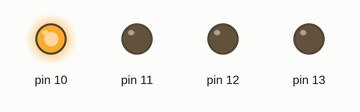
The sketch below on a simulated Arduino Uno, built with avr-gcc and run on an emulated ATmega328P. Shown: output pins drawn as LEDs (lit = HIGH).

Above: at 0.2 s.
At 1.2 s:
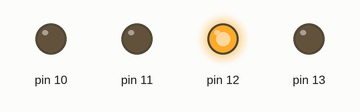
At 1.7 s:
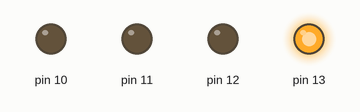
At 3.2 s:
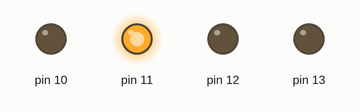
At 4.7 s:
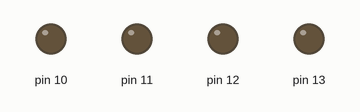
Timing chart, 0 to 5.8 s (numbered marks = the images above):
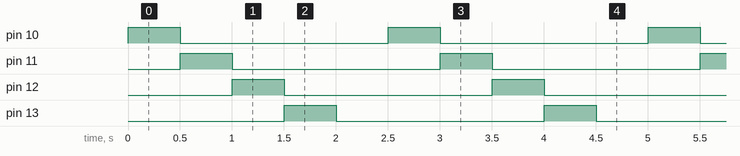

Measured:
- by itself, pin 10–13: alternates HIGH for 0.50 s and LOW for 2.0 s
- by itself, everything shown: repeats every 2.5 s, in 5 steps

The sketch:

week07-3_arduino_blink_blink.ino
```cpp
//week07-3_arduino_blink_blink
void setup() {
  // put your setup code here, to run once:
  pinMode(13,OUTPUT);//把第13隻腳，能送資料OUTPUT
  pinMode(12,OUTPUT);//把第13隻腳，能送資料OUTPUT
  pinMode(11,OUTPUT);//把第13隻腳，能送資料OUTPUT
  pinMode(10,OUTPUT);//把第13隻腳，能送資料OUTPUT
}

void loop() {
  for(int i=10;i<=14;i++){
  digitalWrite(13,LOW);//暗掉
  digitalWrite(i-1,LOW);//暗掉
  digitalWrite(i,HIGH);//發亮
  delay(500);
  }


}
```
